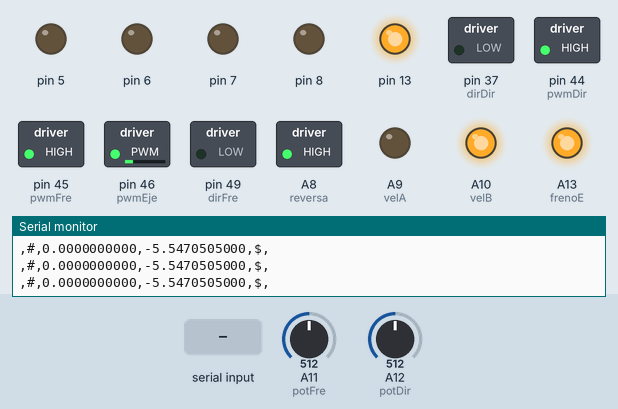
Bench run of a sketch on a simulated Arduino Mega 2560, built with avr-gcc and run on an emulated ATmega2560. Shown: switched loads named in the sketch (green lamp = pin HIGH), output pins drawn as LEDs (lit = HIGH), the last lines printed to the serial monitor. The test bench sets the inputs (shaded band); at power-on: A12 (potDir) = 512, A11 (potFre) = 512. Pins used as bus, display or sensor lines are not drawn.

Above: at 1.2 s.
1.3 s: A12 (potDir) set to 536
2.8 s: A12 (potDir) set to 569
At 3.6 s:
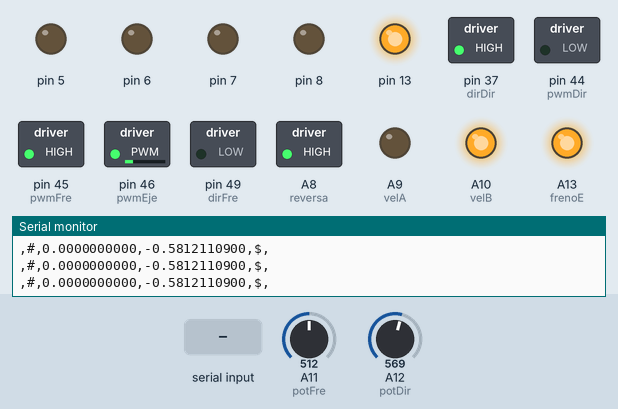
4.3 s: A11 (potFre) set to 826
5.8 s: A11 (potFre) set to 856
At 7.0 s:
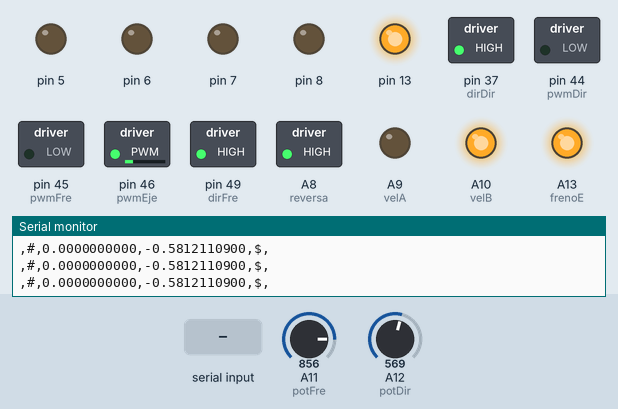
7.3 s: "Marcha 1\n" received over Serial
At 8.5 s:
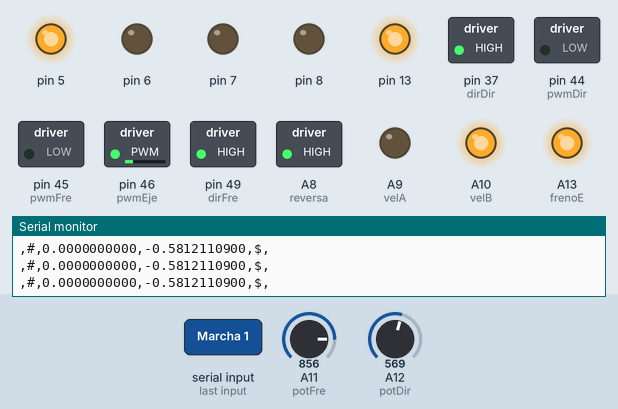
8.8 s: A12 (potDir) set to 511
At 9.4 s:
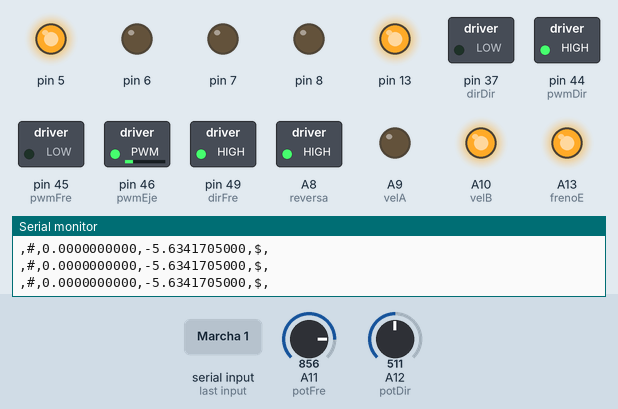
Timing chart, 0 to 11.3 s (numbered marks = the images above; inputs shaded):
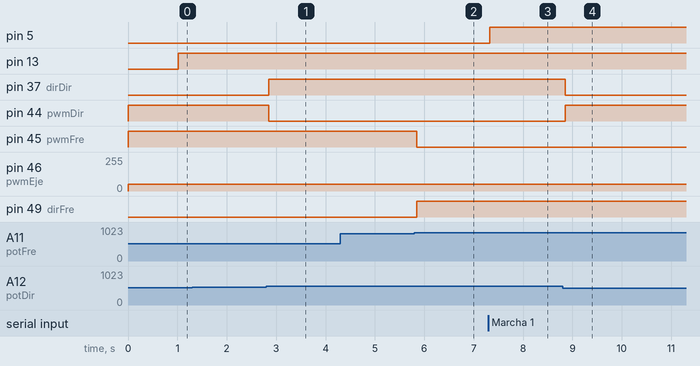

The sketch:

ARDUINO_UGV_SERIAL.ino
```cpp
//%%%%Conexiones Eje
#define reversa A8
#define pwmEje 46
#define velA A9
#define velB A10
#define frenoE A13
//%%%%Conexiones Freno
#define potFre A11
#define dirFre 49
#define pwmFre 45
#define resetFre 43
#define f1Fre 41
#define f2Fre 39
#define setpoint_frenado 7
//%%%%Conexiones Dirección
#define potDir A12
#define dirDir 37
#define pwmDir 44
#define resetDir 29
#define f1Dir 27
#define f2Dir 25
//%%%%Conexiones Encoders
#define encDD 21
#define encDI 20
#define encTD 19
#define encTI 18
//%%%%%%%%%%%%%%%%%Fin definición de conexiones%%%%%%%%%%%%%%
// 9 ES EL CENTRO!!!!
//variables para la comunicación serial
char datos[10];  //almacena los datos que llegan como instrucciones por el puerto serial
int contador=0;  //contador de caracteres recibidos por el puerto serial

//variable para general pwm a la salida
char imprimir=0;
int Setpoint_VF=0;
int Setpoint_V=0;
int Setpoint_D=4, Error_D, Output_D, OutputAnterior_D=0;
int Setpoint_F=0;
int Error_F, Output_F, OutputAnterior_F=0;
int contador_marcha=1;

int SensorFreno;           //contiene el valor de el potenciometro de la dirección (0 -1023)
int SensorFrenoAjustada;  //se establece en un rango de 0 a 8

//Comunicación serial para velocidad
char datos_velocidad[4];
int posicion_velocidad = 0;
char *resultado_velocidad = NULL;
char separador_velocidad[] = "V#";
double valores_velocidad[] = {0,0,0};
int Periodo_Encoder_Izquierdo = 0;
int Periodo_Encoder_Derecho = 0;
double Velocidad = 0;
unsigned long Tiempo_Tx1 = 0;
int decena = 0;
int unidad = 0;
int decimo = 0;
int centesimo = 0;

//Comunicación con control de xbox
char datos_control[11];
int posicion_control = 0;
char *resultado_control = NULL;
char separador_control[] = "FAD#";
int valores_control[] = {0,0,0};
byte Comandos_xbox_aux = 0b1000000;
int Comandos_xbox[8] = {0,0,0,0,0,0,0,0};
int salir = 0;
int cambiar_marcha=1;
int cambiar_paro=0;
int SensorDireccion;     //contiene el valor de el potenciometro de la dirección (0 -1023)
float velocidad_ros=0;
float direccion_ros=0;
float velocidad_setpoint = 0;
float direccion_setpoint = 0;
float direccion_xbox = 0;
float velocidad_xbox = 0;
float SensorDireccionAjustada=0.0;

int contador_control=0;
unsigned long Tiempo_Tx2 = 0;
unsigned long Tiempo_Lectura_XBOX = 0;
int Seguridad = 0;
int Seguridad_aux = 0;
int Paro = 0;

//controller variables
float KP = 15;
float KI = 2;
float KD = 1;
float offset_kp = 10;
float ErrorIntegral = 0.0001;
float ErrorIntegral2 = 0.0001;
float prev_error = 0;
float outputpower = 0.0;
unsigned long tiempo_ros = 0;
unsigned long time_controller = 0;
unsigned long time_ki_reset = 0;
unsigned long timeout_disconnection = 0;
unsigned long timeout_disconnection_xbox = 0;
bool new_speed_data = false;
bool CONNECTION_LOST = false;
float timeout_cmd = 0.0;
float timeout_cmd_past = 0.0;
bool freno_velc = false;

unsigned long disconnection_timeout_th = 1000;
unsigned long actualtime = 0;
int counter_watchdog = 0;
boolean blinkled = true;
boolean xbox_connected = false;
boolean warning = false;
//if false, then commands will be received from pc
//true if commands are gonna be send by xbox control

boolean xbox_pc = false;
void setup() {
  //Setup inputs
  pinMode(f1Fre,INPUT);
  pinMode(f2Fre,INPUT);
  pinMode(f1Dir,INPUT);
  pinMode(f2Dir,INPUT);
  pinMode(encDD,INPUT);
  pinMode(encDI,INPUT);
  pinMode(encTD,INPUT);
  pinMode(encTI,INPUT);
  //Setup outputs
  pinMode(reversa,OUTPUT);
  pinMode(velA,OUTPUT);
  pinMode(velB,OUTPUT);
  pinMode(frenoE,OUTPUT);
  pinMode(dirFre,OUTPUT);
  pinMode(resetFre,OUTPUT);
  pinMode(dirDir,OUTPUT);
  pinMode(resetDir,OUTPUT);
  pinMode(8,OUTPUT);
  Serial.begin(115200);
  //Serial1.begin(115200);
  //Serial2.begin(115200);
  Serial3.begin(115200); // Encoder serial

  digitalWrite(resetFre, HIGH);//Habilita drivers de motores
  digitalWrite(resetDir, HIGH);

  digitalWrite(frenoE, HIGH); //Desactiva el paro de emergencia

  digitalWrite(velA, LOW); //Activa la velocidad 1
  digitalWrite(velB, HIGH);
  //Serial.println("Marcha 1");

  digitalWrite(reversa, HIGH); //desactiva la reversa
  //Serial.println("Forward");

  //Serial.print("Vel=");
  //Serial.println(Setpoint_V);

  Tiempo_Tx1 = millis();
  Tiempo_Tx2 = millis();
  Tiempo_Lectura_XBOX = millis();
  timeout_disconnection = millis();

  pinMode(13,OUTPUT);
  pinMode(7,OUTPUT);
  pinMode(6,OUTPUT);
  pinMode(5,OUTPUT);
  pinMode(pwmEje, OUTPUT);
  pinMode(pwmFre, OUTPUT);
  pinMode(pwmDir, OUTPUT);
}


// Control motor dirección. Speed should be a number from -255 to 255
void setMotorSpeed_D(int speedM){
  if (speedM < 0){
    digitalWrite(dirDir,LOW);
    speedM = -speedM; // make speed positive
  }
  else{
    digitalWrite(dirDir,HIGH);; // motor forward command
  }
  analogWrite(pwmDir, speedM);
}


// Control motor freno. Speed should be a number from -255 to 255
void setMotorSpeed_F(int speedM){
  if (speedM < 0){
    digitalWrite(dirFre,LOW);
    speedM = -speedM; // make speed positive
  }
  else{
    digitalWrite(dirFre,HIGH);; // motor forward command
  }
  analogWrite(pwmFre, speedM);
}

void controlDireccion (void){
  ;  //se establece en un rango de 0 a 8
  SensorDireccion=analogRead(potDir); //Conversion ADC pot dirección
  SensorDireccionAjustada=0.08712 * SensorDireccion - 50.15249;//map(SensorDireccion,418,810,0,15); //Cambia el rango de lectura a uno de 0 a 8

  Error_D=direccion_setpoint-SensorDireccionAjustada;

  if (abs(Error_D)>1){
  if (Error_D>0)  Output_D=-255;
  if (Error_D<0)  Output_D=255;
  }
  else
  {
    Output_D=0;
  }

  setMotorSpeed_D(Output_D);
  if (Output_D!=OutputAnterior_D){ //Si el valor de salida es nuevo lo escribe, de lo contrario no lo modifica
    OutputAnterior_D=Output_D;
    setMotorSpeed_D(Output_D);
  }
  }

void controlFreno (void){
//
//  if(Setpoint_F==9){digitalWrite(6,HIGH);}
//  else{digitalWrite(6,LOW);}

  //if(Setpoint_F > 2)analogWrite(pwmEje,50);


  SensorFreno=analogRead(potFre); //Conversion ADC pot dirección
  SensorFrenoAjustada=map(SensorFreno,710,875,0,9); //Cambia el rango de lectura a uno de 0 a 8
  if(SensorFrenoAjustada >=setpoint_frenado-1)
  {
    //Si elfreno está a tope o cerca del tope, la velocidad
    //que se publicará a ROS deberá ser 0.
    Velocidad = 0;
  }
  Error_F=Setpoint_F-SensorFrenoAjustada;
  if (Error_F==0) Output_F=0;
  if (Error_F>0)  Output_F=-255;
  if (Error_F<0)  Output_F=255;
  setMotorSpeed_F(Output_F);
  if (Output_F!=OutputAnterior_F){ //Si el valor de salida es nuevo lo escribe, de lo contrario no lo modifica
    OutputAnterior_F=Output_F;
    setMotorSpeed_F(Output_F);
  }
 }

void paroEmergencia(void){ //Define las condiciones de paro de emergencia
    velocidad_setpoint = 0;
    Setpoint_F = setpoint_frenado;
    }

String inString = "";
void LecturaVelocidad(){

  if (Serial3.available()) {
    inString = Serial3.readStringUntil('\n');
    int firstcommaIndex = inString.indexOf(',');
    int secondCommaIndex = inString.indexOf(',', firstcommaIndex + 1);
    int thirdCommaIndex = inString.indexOf(',', secondCommaIndex + 1);
    int fourthCommaIndex = inString.indexOf(',', thirdCommaIndex + 1);
    float velocidad = 0.0;
    String simbolo1 = inString.substring(firstcommaIndex+1,secondCommaIndex);
    String simbolo2 = inString.substring(thirdCommaIndex+1,fourthCommaIndex);
    if(simbolo1 == "V" and simbolo2 == "#"){
    String secondValue = inString.substring(secondCommaIndex+1, thirdCommaIndex);
      if(secondValue.indexOf('.')>-1){
        Velocidad = secondValue.toFloat();
        new_speed_data = true;
      }
    }
  }
}
void VelocidadCrucero()
{
    float velocidadEjeAjustada = 0.0;

    float Error = velocidad_setpoint - Velocidad;
    double delta_time_controller = (millis()-time_controller)*0.001;
    float rate_error = (Error-prev_error)/(delta_time_controller);

    prev_error = Error;
    if(velocidad_setpoint==0)
    {
      ErrorIntegral=0;
      ErrorIntegral2=0;
      outputpower=0;
      rate_error = 0;
    }
    if (SensorFrenoAjustada<setpoint_frenado){

    if (velocidad_setpoint>0){
      if(Error>-0.2){
        Setpoint_F = 0;
        ErrorIntegral = ErrorIntegral + Error*delta_time_controller;
        ErrorIntegral2 = ErrorIntegral;
        velocidadEjeAjustada=map(offset_kp+Error*KP + ErrorIntegral*KI + rate_error*KD,0,122,50,185);
        //Serial.println(Error);
        analogWrite(pwmEje,velocidadEjeAjustada);
      }
      else if (Error<=-0.2 and Error >-0.4)
      {
        //Serial.println(0);
        Setpoint_F = 0;
        ErrorIntegral = 0.5*ErrorIntegral2;
        analogWrite(pwmEje,50);
      }
      else if (Error<=-0.4 and Error >-0.6)
      {
        //Serial.println(0);
        ErrorIntegral = 0;
        Setpoint_F = setpoint_frenado-2;
        analogWrite(pwmEje,50);
      }
      else if (Error<=-0.6)// and Error >-1)
      {
        //Serial.println(0);
        ErrorIntegral = 0;
        Setpoint_F = setpoint_frenado-1;
        analogWrite(pwmEje,50);
      }
    }
    else
    {
      ErrorIntegral = 0;
      analogWrite(pwmEje,50);
    }
    }
    time_controller = millis();
}
void VelocidadCrucero2()
{
    if (SensorFrenoAjustada<2 and velocidad_setpoint>0){
        float nocontrol = map(KP*velocidad_setpoint,0,122,50,185);
        analogWrite(pwmEje,nocontrol);
        Setpoint_F=0;
    }
    else if(velocidad_setpoint==0)
    {
      analogWrite(pwmEje,50);
    }
    else if(velocidad_setpoint<0)
    {
      analogWrite(pwmEje,50);
      Setpoint_F = setpoint_frenado-3 -1*velocidad_setpoint;
    }
    else
    {
      analogWrite(pwmEje,50);
    }
    time_controller = millis();
}

void decodificar_dir_vel()
{
  if (Serial.available()) {
    digitalWrite(5,HIGH);
    String inString = Serial.readStringUntil('\n');
    int firstcommaIndex = inString.indexOf(',');
    int secondCommaIndex = inString.indexOf(',', firstcommaIndex + 1);//simbolo1
    int thirdCommaIndex = inString.indexOf(',', secondCommaIndex + 1);//velocidad
    int fourthCommaIndex = inString.indexOf(',', thirdCommaIndex + 1);//direccion
    int fifthCommaIndex = inString.indexOf(',', fourthCommaIndex + 1);//freno
    int sixCommaIndex = inString.indexOf(',', fifthCommaIndex + 1);

    float velocidad = 0.0;
    String simbolo1 = inString.substring(firstcommaIndex+1,secondCommaIndex);
    String simbolo2 = inString.substring(fifthCommaIndex+1,sixCommaIndex);
    //Serial.println(simbolo1);
    //Serial.println(simbolo2);
    if(simbolo1 == "#" and simbolo2 == "$"){
    //Serial.println("Received");
    String speed_str = inString.substring(secondCommaIndex+1, thirdCommaIndex);
    String steer_str = inString.substring(thirdCommaIndex+1, fourthCommaIndex);
    String brake_str = inString.substring(fourthCommaIndex+1, fifthCommaIndex);
      if(speed_str.indexOf('.')>-1 and steer_str.indexOf('.')>-1 ){
        velocidad_ros = speed_str.toFloat();
        direccion_ros = steer_str.toFloat();
        timeout_disconnection = actualtime;
      }
      Setpoint_F = brake_str.toInt();
      //Serial.println("speed:" + speed_str + " steer: " + steer_str + " brake_str: "+brake_str);
    }
  }
}

void imprimir_datos_ros()
{
  if(actualtime-tiempo_ros>100){
  String velocidadstr =  String(Velocidad, DEC);//Velocidad
  String rotacionstr =  String(SensorDireccionAjustada, DEC);//SensorDireccionAjustada
  String powerstr = String(outputpower,DEC);
  String frenostr = String(SensorFrenoAjustada,DEC);
  String setvelstr = String(velocidad_setpoint,DEC);
  Serial.println(",#,"+velocidadstr+","+rotacionstr+",$,");
  //Serial.println(Setpoint_F);
  //Serial.println(inString);
  tiempo_ros = actualtime;
  }
}
//,#,12.2,3.4,$,
void loop() {

  actualtime = millis();

  decodificar_dir_vel();

    direccion_setpoint = direccion_ros;
    velocidad_setpoint = velocidad_ros;

    //IF NO ROS RESPONES WAS RECEIVED
    if((actualtime-timeout_disconnection)>disconnection_timeout_th)
    {CONNECTION_LOST = true;}
    else{CONNECTION_LOST = false;}

  digitalWrite(13,CONNECTION_LOST);

  LecturaVelocidad();
  if(velocidad_setpoint == 0)
  {
    Velocidad = 0;
  }
  if( SensorFrenoAjustada >=setpoint_frenado){
    velocidad_xbox = 0;
   velocidad_ros = 0;
   velocidad_setpoint = 0;
   outputpower = 0;
   ErrorIntegral = 0;
   analogWrite(pwmEje,50);
  }
  if(CONNECTION_LOST){
   //Serial.println("BRAKING");
   paroEmergencia();
   velocidad_xbox = 0;
   velocidad_ros = 0;
   velocidad_setpoint = 0;
   outputpower = 0;
   ErrorIntegral = 0;
   analogWrite(pwmEje,50);
  }
  else{
    VelocidadCrucero();
  }

  controlDireccion();
  controlFreno();
  imprimir_datos_ros();
  delay(50);
}
```

Measured:
- the behaviour switches between 552 and 553 on A12 (potDir) (found by bisection; images 0 and 1)
- the behaviour switches between 838 and 839 on A11 (potFre) (found by bisection; images 1 and 2)
- after the input at 2.8 s, pin 37 (dirDir): LOW → HIGH after 0.05 s; pin 44 (pwmDir): HIGH → LOW after 0.05 s
- after the input at 5.8 s, pin 45 (pwmFre): HIGH → LOW after 0.05 s; pin 49 (dirFre): LOW → HIGH after 0.05 s
- after the input at 7.3 s, pin 5: LOW → HIGH at once
- after the input at 8.8 s, pin 37 (dirDir): HIGH → LOW after 0.05 s; pin 44 (pwmDir): LOW → HIGH after 0.05 s
